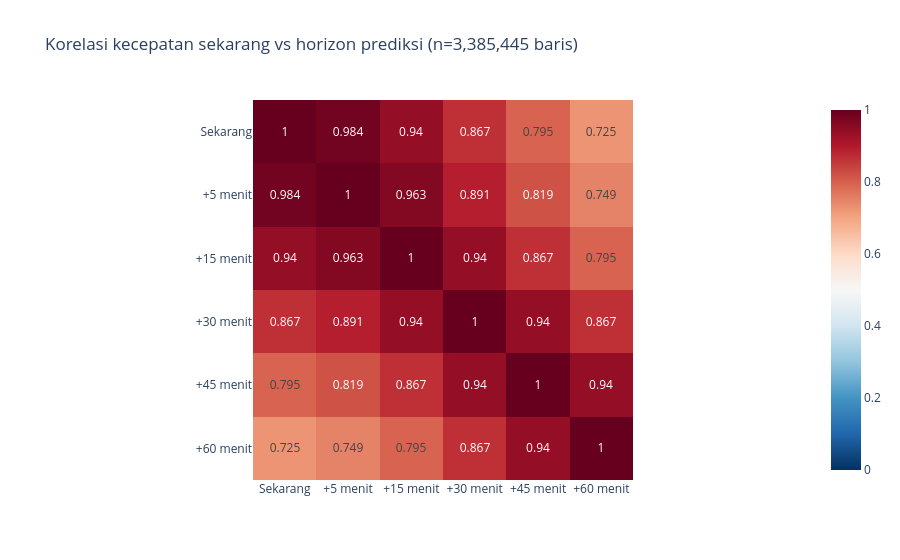

The notebook cell this image was saved under:
### Markdown cell above
## Visualisasi 3: Korelasi Kecepatan Antar Horizon Prediksi (Heatmap)

Korelasi Pearson antara kecepatan saat ini (`x_t+0`) dengan kecepatan pada beberapa langkah ke depan (`y_t+k`, k x 5 menit). Dihitung dari subset deterministik 20% sensor (`node_id % 5 == 0`) agar ringan di memori.

### Code cell
HORIZON = [1, 3, 6, 9, 12]
kolom_h = ['x_t+0_d0'] + [f'y_t+{k}_d0' for k in HORIZON]
nama_h = ['Sekarang'] + [f'+{k * 5} menit' for k in HORIZON]

subset = (
    lf.filter(pl.col('node_id') % 5 == 0)
    .select(kolom_h)
    .drop_nulls()
    .collect(engine='streaming')
)
korelasi = subset.corr()

fig3 = px.imshow(
    korelasi.to_numpy().round(3), x=nama_h, y=nama_h, text_auto=True,
    color_continuous_scale='RdBu_r', zmin=0, zmax=1,
    title=f'Korelasi kecepatan sekarang vs horizon prediksi (n={subset.height:,} baris)',
)
fig3.show()
korelasi.with_columns(pl.Series('horizon', nama_h)).select('horizon', *kolom_h)

### Figure 1 — Plotly figure (JSON) as saved in the notebook; plotly's stock layout.template omitted (floating-point values rounded to 4 significant figures)
{"data": [{"coloraxis": "coloraxis", "hovertemplate": "x: %{x}<br>y: %{y}<br>color: %{z}<extra></extra>", "name": "0", "texttemplate": "%{z}", "type": "heatmap", "x": ["Sekarang", "+5 menit", "+15 menit", "+30 menit", "+45 menit", "+60 menit"], "xaxis": "x", "y": ["Sekarang", "+5 menit", "+15 menit", "+30 menit", "+45 menit", "+60 menit"], "yaxis": "y", "z": [[1.0, 0.984, 0.94, 0.867, 0.795, 0.725], [0.984, 1.0, 0.963, 0.891, 0.819, 0.749], [0.94, 0.963, 1.0, 0.94, 0.867, 0.795], [0.867, 0.891, 0.94, 1.0, 0.94, 0.867], [0.795, 0.819, 0.867, 0.94, 1.0, 0.94], [0.725, 0.749, 0.795, 0.867, 0.94, 1.0]]}], "layout": {"coloraxis": {"autocolorscale": false, "cmax": 1, "cmin": 0, "colorscale": [[0, "rgb(5,48,97)"], [0.1, "rgb(33,102,172)"], [0.2, "rgb(67,147,195)"], [0.3, "rgb(146,197,222)"], [0.4, "rgb(209,229,240)"], [0.5, "rgb(247,247,247)"], [0.6, "rgb(253,219,199)"], [0.7, "rgb(244,165,130)"], [0.8, "rgb(214,96,77)"], [0.9, "rgb(178,24,43)"], [1, "rgb(103,0,31)"]]}, "title": {"text": "Korelasi kecepatan sekarang vs horizon prediksi (n=3,385,445 baris)"}, "xaxis": {"anchor": "y", "constrain": "domain", "domain": [0, 1], "scaleanchor": "y"}, "yaxis": {"anchor": "x", "autorange": "reversed", "constrain": "domain", "domain": [0, 1]}}}
